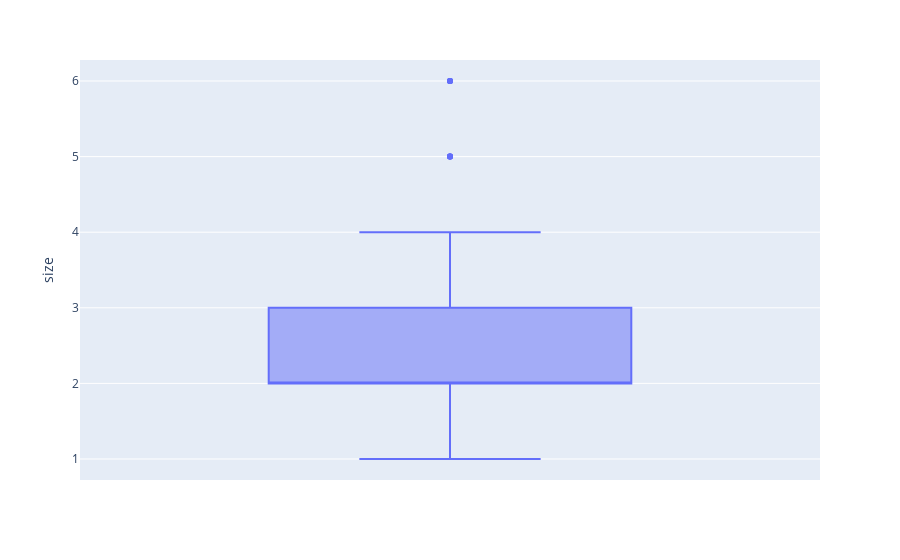

This figure's notebook cell:
### Markdown cell above
# Vizuelizacija outliera

### Code cell
df = px.data.tips()
fig = px.box(df, y="size")
fig.show()

### Figure 1 — Plotly figure (JSON) as saved in the notebook; plotly's stock layout.template omitted (floating-point values rounded to 4 significant figures; data arrays with more than 128 entries replaced by an {"elided": "..."} marker saying what was removed)
{"data": [{"alignmentgroup": "True", "hovertemplate": "size=%{y}<extra></extra>", "legendgroup": "", "marker": {"color": "#636efa"}, "name": "", "notched": false, "offsetgroup": "", "orientation": "v", "showlegend": false, "type": "box", "x0": " ", "xaxis": "x", "y": {"elided": "244 int values"}, "y0": " ", "yaxis": "y"}], "layout": {"boxmode": "group", "legend": {"tracegroupgap": 0}, "margin": {"t": 60}, "xaxis": {"anchor": "y", "domain": [0, 1]}, "yaxis": {"anchor": "x", "domain": [0, 1], "title": {"text": "size"}}}}
